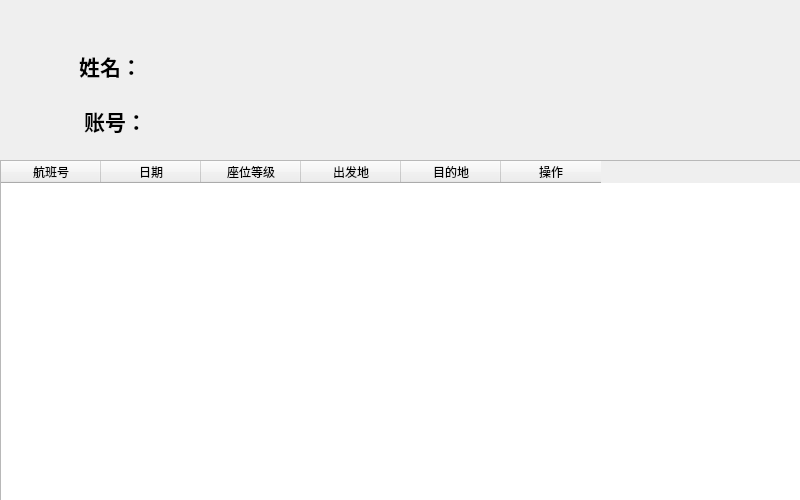
<?xml version="1.0" encoding="UTF-8"?>
<ui version="4.0">
 <class>userspace</class>
 <widget class="QWidget" name="userspace">
  <property name="geometry">
   <rect>
    <x>0</x>
    <y>0</y>
    <width>800</width>
    <height>500</height>
   </rect>
  </property>
  <property name="windowTitle">
   <string>个人</string>
  </property>
  <widget class="QTableWidget" name="tableTickets">
   <property name="geometry">
    <rect>
     <x>0</x>
     <y>160</y>
     <width>801</width>
     <height>341</height>
    </rect>
   </property>
   <property name="rowCount">
    <number>0</number>
   </property>
   <property name="columnCount">
    <number>6</number>
   </property>
   <column>
    <property name="text">
     <string>航班号</string>
    </property>
   </column>
   <column>
    <property name="text">
     <string>日期</string>
    </property>
   </column>
   <column>
    <property name="text">
     <string>座位等级</string>
    </property>
   </column>
   <column>
    <property name="text">
     <string>出发地</string>
    </property>
   </column>
   <column>
    <property name="text">
     <string>目的地</string>
    </property>
   </column>
   <column>
    <property name="text">
     <string>操作</string>
    </property>
   </column>
  </widget>
  <widget class="QPushButton" name="ReturnButtn">
   <property name="geometry">
    <rect>
     <x>20</x>
     <y>10</y>
     <width>51</width>
     <height>31</height>
    </rect>
   </property>
   <property name="font">
    <font>
     <pointsize>14</pointsize>
     <italic>true</italic>
     <bold>true</bold>
     <underline>true</underline>
    </font>
   </property>
   <property name="styleSheet">
    <string notr="true">QPushButton#ReturnButtn{
	image: url(:/Image/Imageres/back.png);
    background: transparent; /* 背景透明 */
    border: none; /* 移除边框 */
}</string>
   </property>
   <property name="text">
    <string/>
   </property>
  </widget>
  <widget class="QLabel" name="labelSet1">
   <property name="geometry">
    <rect>
     <x>170</x>
     <y>50</y>
     <width>201</width>
     <height>31</height>
    </rect>
   </property>
   <property name="font">
    <font>
     <family>幼圆</family>
     <pointsize>16</pointsize>
     <bold>true</bold>
    </font>
   </property>
   <property name="styleSheet">
    <string notr="true"/>
   </property>
   <property name="text">
    <string/>
   </property>
   <property name="alignment">
    <set>Qt::AlignmentFlag::AlignLeading|Qt::AlignmentFlag::AlignLeft|Qt::AlignmentFlag::AlignVCenter</set>
   </property>
  </widget>
  <widget class="QLabel" name="labelSet2">
   <property name="geometry">
    <rect>
     <x>170</x>
     <y>110</y>
     <width>201</width>
     <height>31</height>
    </rect>
   </property>
   <property name="font">
    <font>
     <family>幼圆</family>
     <pointsize>16</pointsize>
     <bold>true</bold>
    </font>
   </property>
   <property name="styleSheet">
    <string notr="true"/>
   </property>
   <property name="text">
    <string/>
   </property>
   <property name="alignment">
    <set>Qt::AlignmentFlag::AlignLeading|Qt::AlignmentFlag::AlignLeft|Qt::AlignmentFlag::AlignVCenter</set>
   </property>
  </widget>
  <widget class="QLabel" name="labelName">
   <property name="geometry">
    <rect>
     <x>60</x>
     <y>40</y>
     <width>101</width>
     <height>51</height>
    </rect>
   </property>
   <property name="font">
    <font>
     <family>幼圆</family>
     <pointsize>16</pointsize>
     <bold>true</bold>
    </font>
   </property>
   <property name="text">
    <string>姓名：</string>
   </property>
   <property name="alignment">
    <set>Qt::AlignmentFlag::AlignCenter</set>
   </property>
  </widget>
  <widget class="QLabel" name="labelAccount">
   <property name="geometry">
    <rect>
     <x>60</x>
     <y>100</y>
     <width>111</width>
     <height>41</height>
    </rect>
   </property>
   <property name="font">
    <font>
     <family>幼圆</family>
     <pointsize>16</pointsize>
     <bold>true</bold>
    </font>
   </property>
   <property name="text">
    <string>账号：</string>
   </property>
   <property name="alignment">
    <set>Qt::AlignmentFlag::AlignCenter</set>
   </property>
  </widget>
  <widget class="QLabel" name="label">
   <property name="geometry">
    <rect>
     <x>-10</x>
     <y>-10</y>
     <width>811</width>
     <height>171</height>
    </rect>
   </property>
   <property name="styleSheet">
    <string notr="true"> 
background-image: url(:/Imageres/airBg.jpeg);</string>
   </property>
   <property name="text">
    <string/>
   </property>
  </widget>
  <zorder>label</zorder>
  <zorder>tableTickets</zorder>
  <zorder>ReturnButtn</zorder>
  <zorder>labelSet1</zorder>
  <zorder>labelSet2</zorder>
  <zorder>labelName</zorder>
  <zorder>labelAccount</zorder>
 </widget>
 <resources/>
 <connections/>
</ui>
